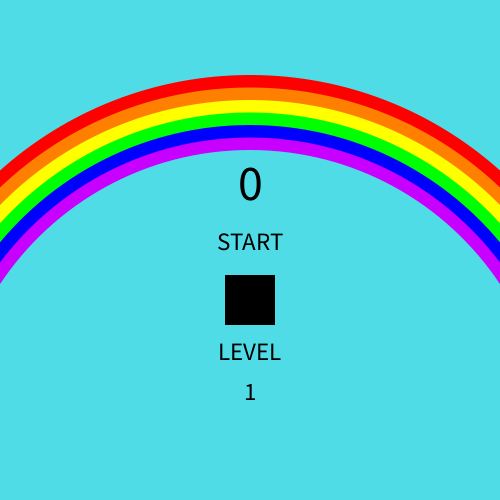
Frame 1 (no input)
Frame 60 (the mouse pressed at the canvas centre just before this capture): identical to frame 1, image omitted
Frame 120 (the mouse held since frame 60 and released just before this capture): identical to frame 1, image omitted

The Processing sketch that drew this single still picture (run headless with seeded random() and noise(); from frame 60 on, the mouse is pressed at the canvas centre):

// Processing sketch: Game
// ── Game.pde
ArrayList<Raindrop> Rain = new ArrayList<Raindrop>();
int input, score;
Levels level = new Levels();

void setup() {
  size(500, 500);
  Rain.add(new Raindrop());
}

void draw() {

  if (level.level(level.score) == 0) {
    Rain = new ArrayList<Raindrop>();
    cursor(ARROW);
    background(80, 220, 230); 
    rainbow(750, 255, 0, 0);
    rainbow(725, 255, 128, 0);
    rainbow(700, 255, 255, 0);
    rainbow(675, 0, 255, 0);
    rainbow(650, 0, 0, 255);
    rainbow(625, 200, 0, 255);
    rainbow(600, 80, 220, 230);
    fill(0);
    level.scorebox();
    if (level.strt()) {
      input = input + 25; 
      level.update(input);
    }
  }

  else {
    noCursor();
    background(0);

    if (frameCount%150 == 0 && level.level(level.score) == 1) {
      Rain.add(new Raindrop());
    }
    else if (frameCount%120 == 0 && level.level(level.score) == 2) {
      Rain.add(new Raindrop());
    }
    else if (frameCount%90 == 0 && level.level(level.score) == 3) {
      Rain.add(new Raindrop());
    } 
    else if (frameCount%80 == 0 && level.level(level.score) == 4) {
      Rain.add(new Raindrop());
    } 
    else if (frameCount%70 == 0 && level.level(level.score) == 5) {
      Rain.add(new Raindrop());
    } 
    else if (frameCount%60 == 0 && level.level(level.score) == 6) {
      Rain.add(new Raindrop());
    } 


    for (int i = Rain.size()-1; i >= 0; i--) {
      Raindrop rain = Rain.get(i);
      rain.update();
      input = rain.test();
      level.update(input);
    }
    fill(255);
    level.scorebox();
  }
}

void rainbow(int x, int a, int b, int c) {
  fill(a, b, c);
  noStroke();
  ellipse(width/2, height-50, x, x);
}


// ── Class_Catcher.pde
class Catcher {

  Catcher(){
  }
  
  //it's more of a design
  //I'm using mouseX, loc.x, & loc.y to determine if they touch
  void display(int x) {
    fill(255);
    rect(x, height-45, 50, 10);
    quad(x-25, height-35, x-15, height-10, x+15, height-10, x+25, height-35);
  }

}


// ── Class_Raindrop.pde
class Raindrop {

  PVector Loc, Vel;  //raindroplet's location and velocity
  boolean run;  //prevents raindroplets from running after they are caught
  Raindrop() {
    Loc = new PVector(random(width), 0);
    Vel = new PVector(0, 1);
    run = true;
  } 

  void update() {
    if (run) {
      //make a droplet and make it move
      fill(0, 0, 200);
      ellipse(Loc.x, Loc.y, 25, 25);
      Loc.add(Vel);
    } else {
        Loc.y = 0; 
    }
  }

  int test() {
    if (Loc.y + 25 > height - 45 && Loc.x < mouseX+25 && Loc.x > mouseX-25) {
      //tests if raindrop's location is in sync with the catcher
      run = false;  //deactivates rain drop
      return 25;  // returns score
    } 
    else {
      return 0;  //
    }
  }
  
  float Locy(){
    //returns Loc.y for lightning purposes 
    return Loc.y;
  }
  
  float Locx(){
   //returns Loc.y for lightning purposes 
   return Loc.x;
  }
  
  void reset(){
   //for the fallen rain drops, we salute you
   run = false;
  }
  
  boolean lightningrun(float x){
    if(x>10&&x<50){
    return true;
    } else {
    return false;  
    } 
  }
}


// ── Levels.pde
class Levels {

  int score;
  Levels() {
    score = 0;
  }  

  int score() {
    return score;
  }

  int level(int x) {

    if (x==0||x==500||x==1000||x==2000||x==5000||x==10000) {
      return 0;
    }
    else if (x > 10000) {
      return 6;
    }
    else if (x > 5000) {
      return 5;
    }
    else if (x > 2000) {
      return 4;
    }
    else if (x > 1000) {
      return 3;
    }
    else if (x > 500) {
      return 2;
    }
    else {
      return 1;
    }
  }

  void update(int x) {
    score = score + x;
  }

  boolean strt() {
    rectMode(CENTER);
    rect(width/2, height/2+50, 50, 50);
    textSize(25);
    textAlign(CENTER);
    text("START", width/2, height/2);
    text("LEVEL",width/2, height/2 + 110);
    text(level.level(level.score+1),width/2,height/2 + 150);
    if (mouseX<width/2+25&&mouseX>width/2-25&&mouseY<height/2+75&&mouseY>height/2+25&&mousePressed) {
      return true;
    } 
    else {
      return false;
    }
  }

  void scorebox() {
    textSize(50);
    textAlign(CENTER);
    text(level.score, width/2, 200);
  }
}
